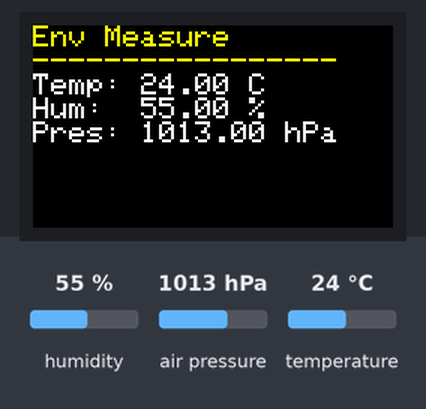
A sketch run on a simulated ESP32. Shown: 240×135 colour display. Inputs (shaded band) come from the test bench; at power-on: humidity 55 %, air pressure 1013 hPa, temperature 24 °C.

Above: at 2.3 s.
2.4 s: humidity set to 22 %
At 4.2 s:
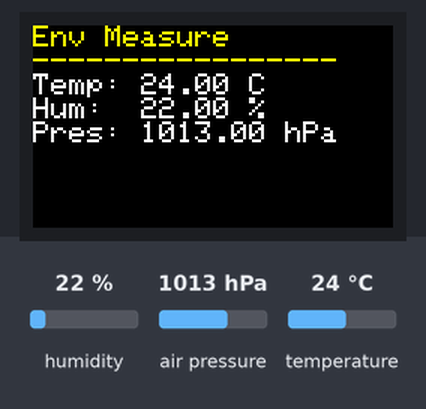
4.8 s: air pressure set to 952 hPa
At 6.4 s:
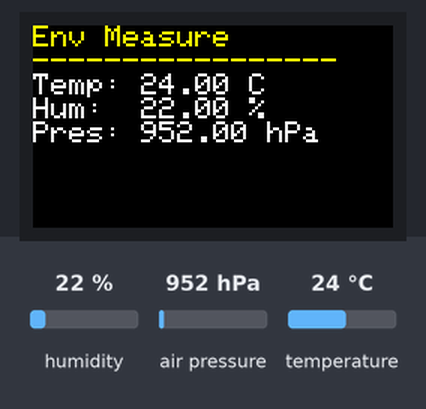
6.8 s: temperature set to 12 °C
At 8.6 s:
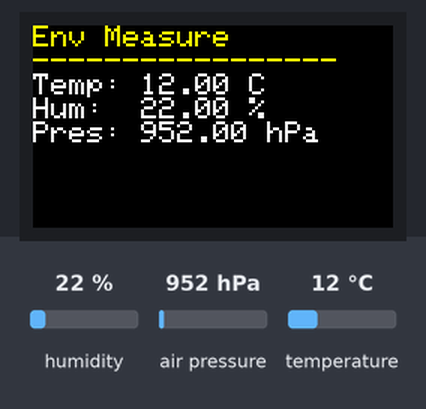
8.9 s: humidity set to 40 %
At 10.8 s:
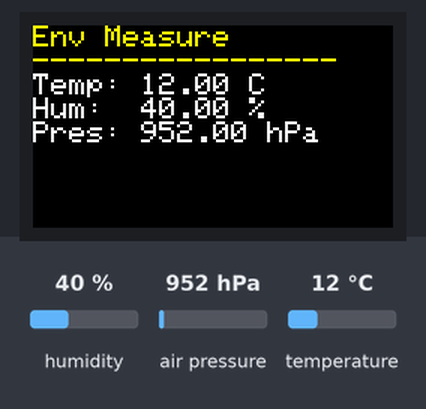
Timing chart, 0 to 12.0 s (numbered marks = the images above; inputs shaded):
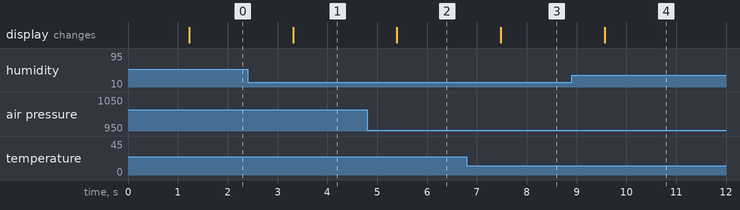

The sketch:

lesson1_M5StickC.ino
```cpp
// 必要なライブラリを読み込む
#include <Wire.h>
#include <M5StickCPlus.h> // Plus用ライブラリ
#include <Adafruit_Sensor.h>
#include <Adafruit_BME280.h>

// BME280センサーを使うための準備
Adafruit_BME280 bme;

// センサーの値を保存する変数
float temp = 0; //温度の値
float hum = 0;  //湿度の値
float pres = 0; //圧力の値
// このデバイスのID（識別番号）
const char DEVICE_ID[] = "XX";  // 例: "A1", "B2"など

void setup() {
    // M5StickC Plusの初期化
    M5.begin();
    // シリアル通信の開始（PCと通信するため）
    Serial.begin(115200);

    // I2C通信の初期化（センサーと通信するため）
    // SDA=32, SCL=33はM5StickC PlusのGroveポートのピン番号
    Wire.begin(32, 33);

    // BME280センサーが見つかるか確認
    // 見つからない場合はエラーメッセージを表示して停止
    if (!bme.begin(0x76, &Wire)) {
        Serial.println("Could not find a valid BME280 sensor, check wiring!");
        // 画面をクリアしてエラーメッセージを大きく表示
        M5.Lcd.fillScreen(BLACK);
        M5.Lcd.setRotation(1);
        M5.Lcd.setTextSize(3);        // 文字サイズを大きく設定
        M5.Lcd.setTextColor(RED);     // 赤色で表示
        M5.Lcd.setCursor(10, 50);     // 表示位置を調整
        M5.Lcd.println("Sensor");
        M5.Lcd.setCursor(10, 90);
        M5.Lcd.println("Error!");
        while (1); // ここでプログラムが止まる
    }

    // ディスプレイの初期設定
    M5.Lcd.setRotation(1);    // 横向き
    M5.Lcd.setTextSize(2);    // 文字サイズ
    M5.Lcd.fillScreen(BLACK); // 画面クリア
    M5.Lcd.println("BME280 Init OK");
    delay(1000);
}

void loop() {
    // センサーから値を読み取る
    temp = bme.readTemperature();          // 温度を取得（℃）
    hum  = bme.readHumidity();             // 湿度を取得（%）
    pres = bme.readPressure() / 100.0F;    // 気圧を取得（hPaに変換）

    // 画面を黒でクリアしてから表示
    M5.Lcd.fillScreen(BLACK);
    M5.Lcd.setCursor(0, 0); // 文字の表示位置を左上に設定

    // タイトルを黄色で表示
    M5.Lcd.setTextColor(YELLOW);
    M5.Lcd.println("Env Measure");
    M5.Lcd.println("-----------------");

    // センサーの値を白色で表示
    M5.Lcd.setTextColor(WHITE);
    M5.Lcd.printf("Temp: %.2f C\n", temp);
    M5.Lcd.printf("Hum:  %.2f %%\n", hum);
    M5.Lcd.printf("Pres: %.2f hPa\n", pres);

    delay(1000); // 1秒待ってから次のループへ
}
```

Measured:
- after the input at 2.4 s, the display: changes after 0.91 s (image 1)
- after the input at 4.8 s, the display: changes after 0.60 s (image 2)
- after the input at 6.8 s, the display: changes after 0.68 s (image 3)
- after the input at 8.9 s, the display: changes after 0.66 s (image 4)
